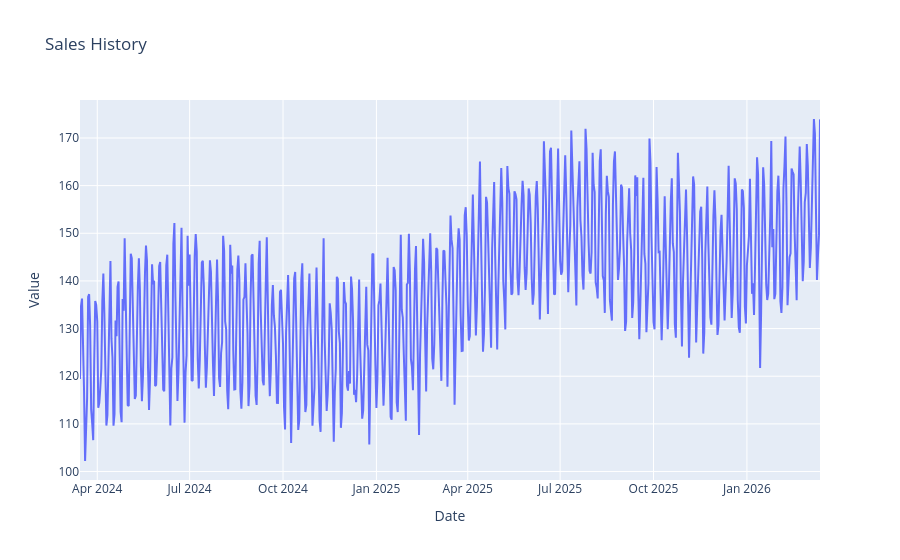

Write notebook code for a chart like this one.
### Code cell
fig = plot_sales_history(df)
fig.show()

### Figure 1 — Plotly figure (JSON) as saved in the notebook; plotly's stock layout.template omitted (floating-point values rounded to 4 significant figures; data arrays with more than 128 entries replaced by an {"elided": "..."} marker saying what was removed)
{"data": [{"mode": "lines", "name": "Sales", "type": "scatter", "x": {"elided": "730 str values"}, "y": {"elided": "730 float values"}}], "layout": {"title": {"text": "Sales History"}, "xaxis": {"title": {"text": "Date"}}, "yaxis": {"title": {"text": "Value"}}}}
